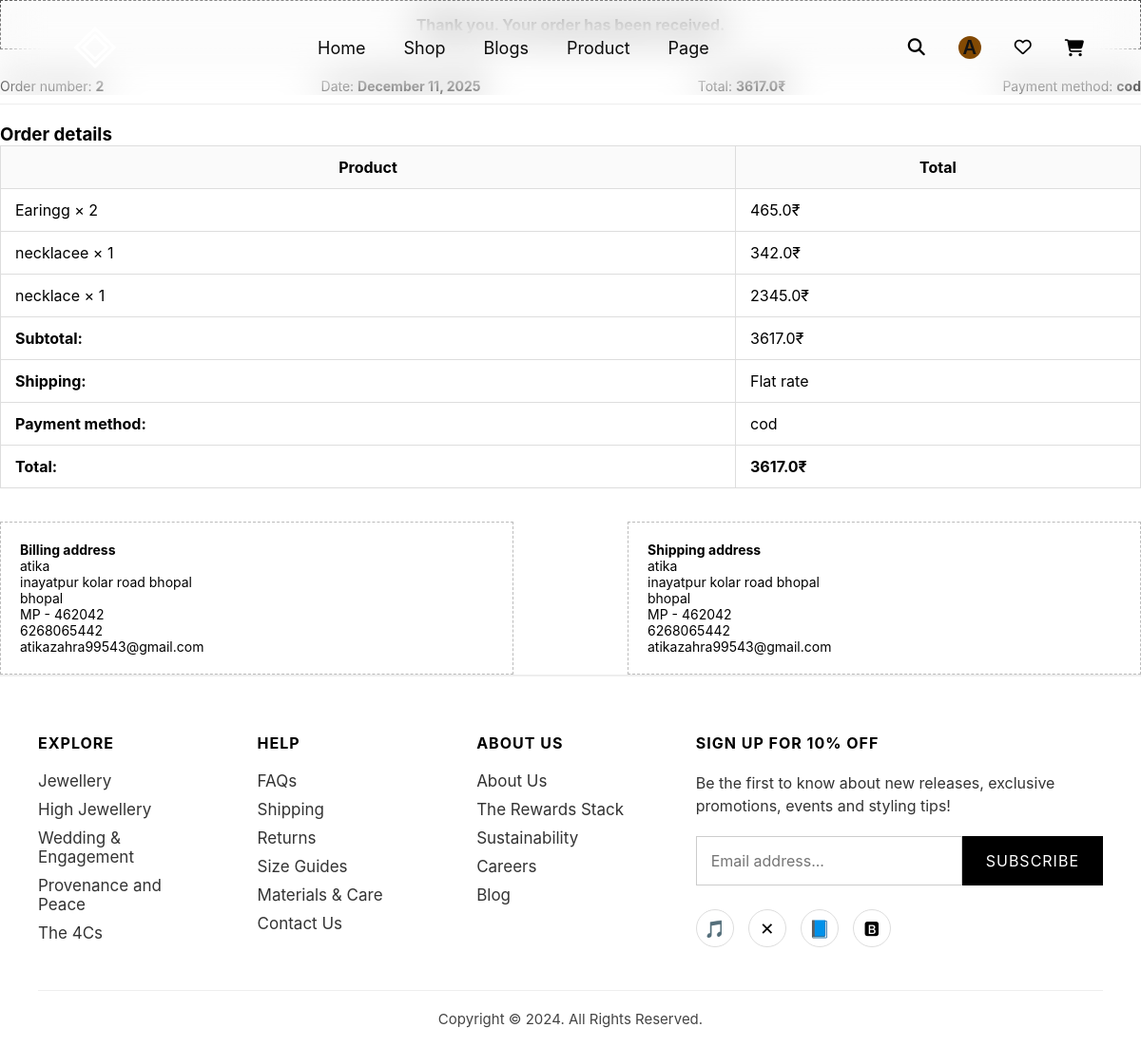
The page /order-success/2/ (signed in) on the database its author committed.
### app/models.py (models this page shows, shortened)
class Order(models.Model):
    PAYMENT_CHOICES = (
        ("cod", "Cash on Delivery"),
        ("razorpay", "Razorpay"),
        ("paypal", "PayPal"),
    )
    STATUS_CHOICES = (
        ("pending", "Pending"),
        ("processing", "Processing"),
        ("shipped", "Shipped"),
        ("delivered", "Delivered"),
        ("cancelled", "Cancelled"),
    )
    user = models.ForeignKey(User, on_delete=models.SET_NULL, null=True, blank=True)
    full_name = models.CharField(max_length=200)
    email = models.EmailField()
    phone = models.CharField(max_length=20)
    address = models.TextField()
    city = models.CharField(max_length=100)
    state = models.CharField(max_length=100)
    pincode = models.CharField(max_length=10)
    notes = models.TextField(blank=True, null=True)
    payment_method = models.CharField(
        max_length=50,
        choices=PAYMENT_CHOICES,
        default="cod"
    )
    total_amount = models.FloatField()
    status = models.CharField(
        max_length=20,
        choices=STATUS_CHOICES,
        default="pending"
    )
    created_at = models.DateTimeField(auto_now_add=True)

class OrderItem(models.Model):
    order = models.ForeignKey(Order, related_name="items", on_delete=models.CASCADE)
    product_name = models.CharField(max_length=200)
    price = models.FloatField()
    quantity = models.IntegerField()

### app/views.py (the view)
# urls.py: path('order-success/<int:order_id>/', views.order_success, name='order_success'),
def order_success(request, order_id):
    order = Order.objects.get(id=order_id)
    items = OrderItem.objects.filter(order=order)
    return render(request, "order_success.html", {
        "order": order,
        "items": items
    })

### app/templates/order_success.html (shortened to what this page needs)
{% extends "base.html" %}
{% load static %}
{% block content %}
<div class="order-top-box">
    Thank you. Your order has been received.
</div>
<div class="order-info-bar">
    <div>Order number: <strong>{{ order.id }}</strong></div>
    <div>Date: <strong>{{ order.created_at|date:"F d, Y" }}</strong></div>
    <div>Total: <strong>{{ order.total_amount }}₹</strong></div>
    <div>Payment method: <strong>{{ order.payment_method }}</strong></div>
</div>
<h3>Order details</h3>
<table class="order-details-table">
    <tr>
        <th>Product</th>
        <th>Total</th>
    </tr>
    {% for item in items %}
    <tr>
        <td>{{ item.product_name }} × {{ item.quantity }}</td>
        <td>{{ item.price }}₹</td>
    </tr>
    {% endfor %}
    <tr>
        <td><strong>Subtotal:</strong></td>
        <td>{{ order.total_amount }}₹</td>
    </tr>
    <tr>
        <td><strong>Shipping:</strong></td>
        <td>Flat rate</td>
    </tr>
    <tr>
        <td><strong>Payment method:</strong></td>
        <td>{{ order.payment_method }}</td>
    </tr>
    <tr>
        <td><strong>Total:</strong></td>
        <td><strong>{{ order.total_amount }}₹</strong></td>
    </tr>
</table>
<div class="address-row">
    <div class="address-box">
        <h4>Billing address</h4>
        {{ order.full_name }}<br>
        {{ order.address }}<br>
        {{ order.city }}<br>
        {{ order.state }} - {{ order.pincode }}<br>
        {{ order.phone }}<br>
        {{ order.email }}
    </div>
    <div class="address-box">
        <h4>Shipping address</h4>
        {{ order.full_name }}<br>
        {{ order.address }}<br>
        {{ order.city }}<br>
        {{ order.state }} - {{ order.pincode }}<br>
        {{ order.phone }}<br>
        {{ order.email }}
    </div>
</div>
{% endblock %}

### app/templates/base.html (shortened to what this page needs)
{% load static %}
<!DOCTYPE html>
<html lang="en">
<head>
    <link rel="stylesheet" href="{% static 'css/style.css' %}">
    <link rel="stylesheet" href="https://cdnjs.cloudflare.com/ajax/libs/font-awesome/6.5.0/css/all.min.css">
</head>
<body>
<header class="navbar">
<div class="logo">
  <a href="{% url 'home' %}" class="logo-icon">
    <svg width="80" height="50" viewBox="0 0 100 100" fill="none">
      <path d="M50 10 L90 50 L50 90 L10 50 Z"
            stroke="white" stroke-width="6"/>
      <path d="M50 25 L75 50 L50 75 L25 50 Z"
            stroke="white" stroke-width="6"/>
    </svg>
  </a>
</div>
    <nav>
        <ul>
            <li><a href="{% url 'home' %}">Home</a></li>
            <li><a href="{% url 'shop' %}">Shop</a></li>
            <li><a href="{% url 'product' %}">Blogs</a></li>
            <li><a href="{% url 'blog' %}">Product</a></li>
  <div class="menu-dropdown">
    <li><a href="{% url 'page' %}">Page</a></li>
</div>
        </ul>
    </nav>
<div class="icons">
    <span><i class="fa-solid fa-magnifying-glass"></i></span>
<div class="nav-user-area">
    {% if user.is_authenticated %}
        <div class="nav-user-logged" onclick="toggleUserDropdown()">
            <span class="user-avatar">
                {{ user.username|slice:":1"|upper }}
            </span>
        </div>
    {% else %}
        <div class="nav-user-icon" onclick="openUserAuth()">
            <i class="fa fa-user"></i>
        </div>
    {% endif %}
</div>
<span onclick="openWishlist()">
    <i class="fa-regular fa-heart"></i>
</span>
    <span><a href="{% url 'cart' %}"><i class="fa-solid fa-cart-shopping"></i></a></span>
</div>
</header>
{% block content %}
{% endblock %}
 <footer class="footer">
    <div class="footer-container">
        <div class="footer-col">
            <h3>EXPLORE</h3>
            <ul>
                <li>Jewellery</li>
                <li>High Jewellery</li>
                <li>Wedding & Engagement</li>
                <li>Provenance and Peace</li>
                <li>The 4Cs</li>
            </ul>
        </div>
        <div class="footer-col">
            <h3>HELP</h3>
            <ul>
                <li>FAQs</li>
                <li>Shipping</li>
                <li>Returns</li>
                <li>Size Guides</li>
                <li>Materials & Care</li>
                <li>Contact Us</li>
            </ul>
        </div>
        <div class="footer-col">
            <h3>ABOUT US</h3>
            <ul>
                <li>About Us</li>
                <li>The Rewards Stack</li>
                <li>Sustainability</li>
                <li>Careers</li>
                <li>Blog</li>
            </ul>
        </div>
        <div class="footer-col newsletter">
            <h3>SIGN UP FOR 10% OFF</h3>
            <p>Be the first to know about new releases, exclusive promotions, events and styling tips!</p>
            <div class="subscribe-box">
                <input type="email" placeholder="Email address..." />
                <button>SUBSCRIBE</button>
            </div>
            <div class="social-icons">
                <span>🎵</span>
                <span>✕</span>
                <span>📘</span>
                <span>🅱</span>
            </div>
        </div>
    </div>
    <div class="footer-bottom">
        <p>Copyright © 2024. All Rights Reserved.</p>
    </div>
</footer>
</body>
</html>

### app/static/css/style.css (style rules this page uses)
* { margin: 0; padding: 0; box-sizing: border-box; font-family: 'Inter', sans-serif; }
body { width: 100%; overflow-x: hidden; }
.navbar { position: fixed; top: 0; left: 0; width: 100%; padding: 25px 60px; display: flex; justify-content: space-between; align-items: center; z-index: 999; background: rgba(255, 255, 255, 0.062); backdrop-filter: blur(20px); }
.navbar ul { display: flex; list-style: none; gap: 40px; }
.navbar ul li a { text-decoration: none; font-size: 18px; color: rgb(11, 11, 11); }
.logo-icon svg { display: block; }
.navbar .icons span { font-size: 20px; color: rgb(19, 19, 19); margin-left: 15px; }
.footer { padding: 60px 40px 20px; border-top: 2px solid #eee; font-family: sans-serif; }
.footer-container { display: grid; grid-template-columns: repeat(4, 1fr); gap: 60px; }
.footer-col h3 { font-size: 16px; font-weight: 700; margin-bottom: 20px; letter-spacing: 1px; }
.footer-col ul { list-style: none; padding: 0; }
.footer-col ul li { margin: 10px 0; font-size: 17px; color: #333; cursor: pointer; }
.newsletter p { margin-bottom: 20px; line-height: 1.5; color: #333; }
.subscribe-box { display: flex; margin-bottom: 25px; }
.subscribe-box input { flex: 1; padding: 15px; font-size: 16px; border: 1px solid #ccc; }
.subscribe-box button { background: #000; color: #fff; padding: 15px 25px; border: none; cursor: pointer; font-size: 16px; letter-spacing: 1px; }
.social-icons { display: flex; gap: 15px; margin-top: 10px; }
.social-icons span { width: 40px; height: 40px; border: 1px solid #ddd; border-radius: 50%; display: flex; justify-content: center; align-items: center; font-size: 18px; cursor: pointer; }
.footer-bottom { margin-top: 40px; padding-top: 20px; text-align: center; border-top: 1px solid #eee; font-size: 15px; color: #444; }
.nav-user-area { position: relative; }
.nav-user-logged { cursor: pointer; }
.user-avatar { width: 40px; height: 40px; background: #000; color: #fff; border-radius: 50%; display: flex; align-items: center; justify-content: center; font-weight: bold; }
.menu-dropdown { position: relative; display: inline-block; }
.icons { display: flex; align-items: center; justify-content: flex-end; gap: 20px; }
.icons span, .nav-user-area { display: flex; align-items: center; justify-content: center; }
.icons i { font-size: 18px; color: #000; cursor: pointer; }
.user-avatar { width: 24px; height: 24px; background: #824903; color: #110d0d; border-radius: 50%; display: flex; align-items: center; justify-content: center; font-weight: 600; font-size: 80px; }
.fa-cart-shopping { color: #6a2fd8; }

### app/templates/order_success.html (style rules this page uses)
.order-top-box { border: 1px dashed #000; padding: 15px; margin-bottom: 30px; text-align: center; font-weight: bold; }
.order-info-bar { display: flex; justify-content: space-between; margin: 20px 0; border-bottom: 1px solid #eee; padding-bottom: 10px; }
.order-info-bar div { font-size: 14px; }
.order-details-table { width: 100%; border-collapse: collapse; margin-bottom: 30px; }
.order-details-table th, .order-details-table td { border: 1px solid #ddd; padding: 12px 15px; }
.order-details-table th { background: #fafafa; font-weight: bold; }
.address-box { width: 45%; border: 1px dashed #bbb; padding: 20px; font-size: 14px; }
.address-row { display: flex; justify-content: space-between; margin-top: 35px; }

### rows shown on the page
Order: id "2", created_at "December 11, 2025", total_amount "3617.0", payment_method "cod", full_name "atika", address "inayatpur kolar road bhopal", city "bhopal", state "MP", pincode "462042", phone "6268065442", email "atikazahra99543@gmail.com"
OrderItem: product_name "Earingg", quantity "2", price "465.0"
OrderItem: product_name "necklacee", quantity "1", price "342.0"
OrderItem: product_name "necklace", quantity "1", price "2345.0"

### other values the page prints
{{ user.username|slice:":1"|upper }} "A"
